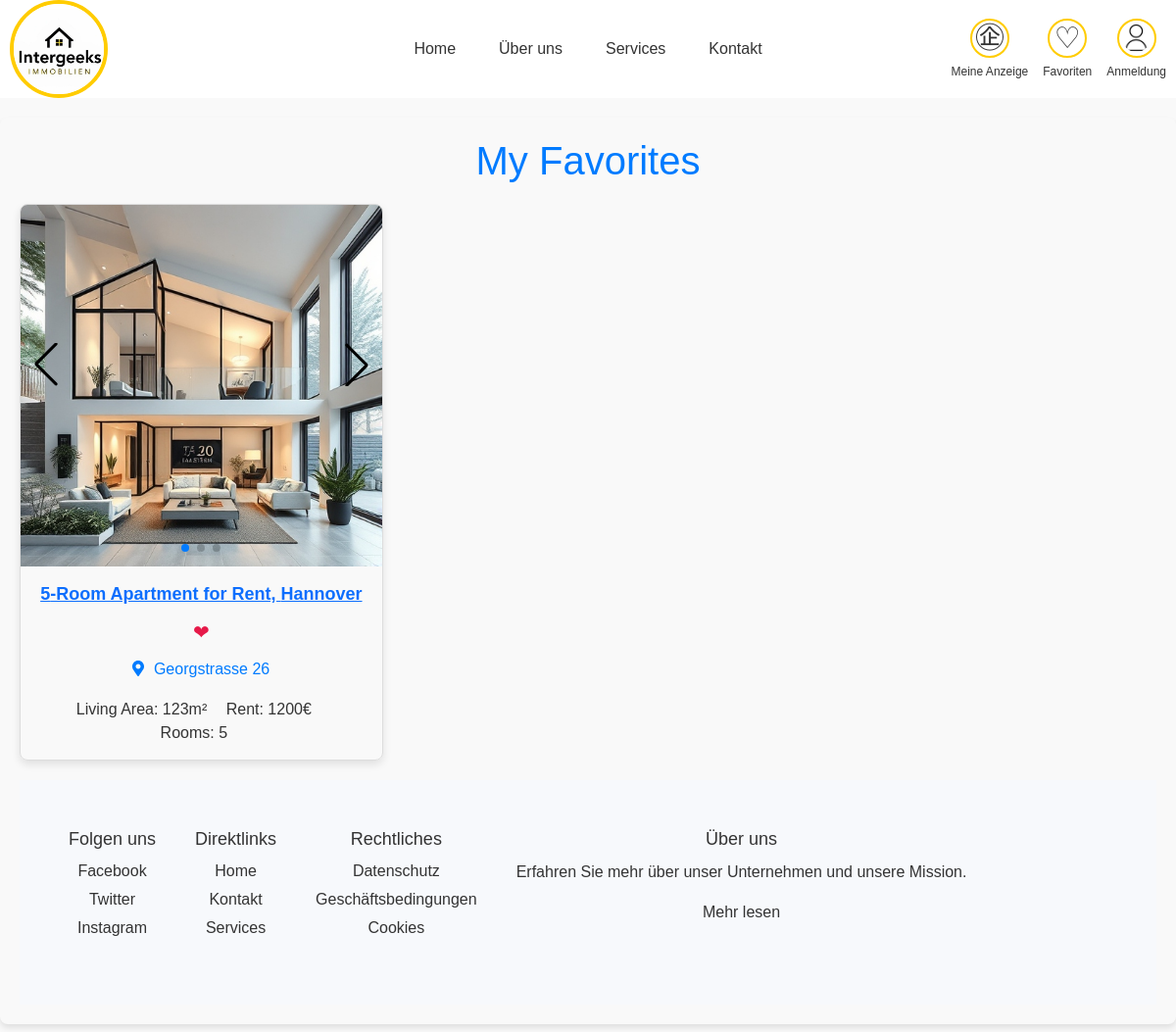
/pages/favoriten.php, run on the app's committed database.
### tables this page shows
CREATE TABLE `favoriten` (
  `NutzerId` int(11) NOT NULL,
  `WohnungId` int(11) NOT NULL
);

### pages/favoriten.php (the view, shortened to what this page needs)
<?php
$host = 'localhost';
$username = 'root';
$password = '';
$database = 'immobilien_db';
$conn = new mysqli($host, $username, $password, $database);
$sql = "SELECT favoriten.NutzerID, favoriten.WohnungId, GROUP_CONCAT(bilder.BildLink) AS BildLinks,
       MAX(wohnungen.Stadt) AS Stadt, MAX(wohnungen.Adresse) AS Adresse,
       MAX(wohnungen.Wohnflaeche) AS Wohnflaeche, MAX(wohnungen.Kaltmiete) AS Kaltmiete,
       MAX(wohnungen.Zimmerzahl) AS Zimmerzahl
        FROM favoriten
        INNER JOIN bilder ON favoriten.WohnungId = bilder.WohnungId
        INNER JOIN wohnungen ON favoriten.WohnungId = wohnungen.WohnungId
       GROUP BY favoriten.NutzerID, favoriten.WohnungId";
$result = $conn->query($sql);
?>
<!DOCTYPE html>
<html lang="en">
<head>
    <link href="https://cdn.jsdelivr.net/npm/bootstrap@5.3.0/dist/css/bootstrap.min.css" rel="stylesheet">
    <link href="https://cdnjs.cloudflare.com/ajax/libs/font-awesome/5.15.4/css/all.min.css" rel="stylesheet">
    <link href="https://cdn.jsdelivr.net/npm/swiper/swiper-bundle.min.css" rel="stylesheet">
</head>
<div id="header-div">
            <?php include '../includes/header1.php'; ?>
        </div>
<body>
<div class="container_my-4">
    <h1>My Favorites</h1>
    <div class="row">
    <?php
    if ($result->num_rows > 0) {
        $swiperIndex = 0;
        while ($row = $result->fetch_assoc()) {
            $images = explode(',', $row['BildLinks']);
            ?>
            <div class="col-md-4">
                <div class="property-card">
                    <div class="swiper-container swiper-<?php echo $swiperIndex; ?>">
                        <div class="swiper-wrapper">
                            <?php foreach ($images as $image) { ?>
                                <div class="swiper-slide">
                                    <img src="<?php echo htmlspecialchars($image); ?>" alt="Property Image">
                                </div>
                            <?php } ?>
                        </div>
                        <div class="swiper-pagination swiper-pagination-<?php echo $swiperIndex; ?>"></div>
                        <div class="swiper-button-next swiper-button-next-<?php echo $swiperIndex; ?>"></div>
                        <div class="swiper-button-prev swiper-button-prev-<?php echo $swiperIndex; ?>"></div>
                    </div>
                    <div class="property-info">
                        <div class="property-title">
                            <a href="Beschreibung.php?WohnungId=<?php echo $row['WohnungId']; ?>">
                                <?php echo $row['Zimmerzahl']; ?>-Room Apartment for Rent, <?php echo $row['Stadt']; ?>
                            </a>
                        </div>
                            <div class="favorite-heart-container">
                                <span class="favorite-heart" onclick="removeFavorite(<?php echo $row['WohnungId']; ?>)">&#10084;</span>
                            </div>
                        <p>
                            <i class="fas fa-map-marker-alt location-icon"></i>
                            <a href="https://www.google.com/maps/search/?api=1&query=<?php echo urlencode($row['Adresse']); ?>"
                               target="_blank"
                               class="address-link">
                                <?php echo htmlspecialchars($row['Adresse']); ?>
                            </a>
                        </p>
                        <div class="property-details">
                            <span>Living Area: <?php echo $row['Wohnflaeche']; ?>m²</span>
                            <span>Rent: <?php echo $row['Kaltmiete']; ?>€</span>
                            <span>Rooms: <?php echo $row['Zimmerzahl']; ?></span>
                        </div>
                    </div>
                </div>
            </div>
            <?php
            $swiperIndex++;
        }
    } else {
        echo "<p>No favorites found.</p>";
    }
    ?>
</div>
</body>
<div id="footer-div">
            <?php include '../includes/footer1.php'; ?>
        </div>
</html>

### styles/header.css (style rules this page uses)
* { margin: 0; padding: 0; box-sizing: border-box; }
body { font-family: Arial, sans-serif; background-color: #F7F9FC; }

### styles/footer_read_more.css (style rules this page uses)
body { font-family: Arial, sans-serif; margin: 0; padding: 0; background-color: #f9f9f9; color: #333; }
h1 { color: #007BFF; margin-bottom: 20px; }
p { line-height: 1.6; font-size: 16px; }

### pages/favoriten.php (style rules this page uses)
.property-card { border: 1px solid #ddd; border-radius: 8px; overflow: hidden; box-shadow: 0 4px 8px rgba(0, 0, 0, 0.1); margin-bottom: 20px; }
.swiper-container { position: relative; }
.swiper-button-next, .swiper-button-prev { position: absolute; top: 50%; transform: translateY(-50%); z-index: 10; }
.swiper-button-next { right: 10px; }
.swiper-button-prev { left: 10px; }
.swiper-slide img { width: 100%; height: auto; object-fit: cover; }
.container_my-4 { margin-top: 20px; margin: 20px auto; padding: 20px; border-radius: 8px; box-shadow: 0 4px 6px rgba(0, 0, 0, 0.1); text-align: center; }
.col-md-4 { flex: 0 0 33.333333%; max-width: 33.333333%; }
.property-info { padding: 15px; }
.property-title { font-weight: bold; font-size: 18px; margin-bottom: 10px; cursor: pointer; }
.property-details span { display: inline-block; margin-right: 15px; }
.swiper-button-next, .swiper-button-prev { color: #000; }
.favorite-heart-container { position: relative; display: inline-block; margin-bottom: 10px; }
.favorite-heart { color:rgb(230, 25, 73) !important; font-size: 20px; cursor: pointer; }
.location-icon { color: #007bff; margin-right: 5px; }
.address-link { color: #007bff; text-decoration: none; }

### data on the page
favoriten: Zimmerzahl "5", Stadt "Hannover", Adresse "Georgstrasse 26", Wohnflaeche "123", Kaltmiete "1200"
